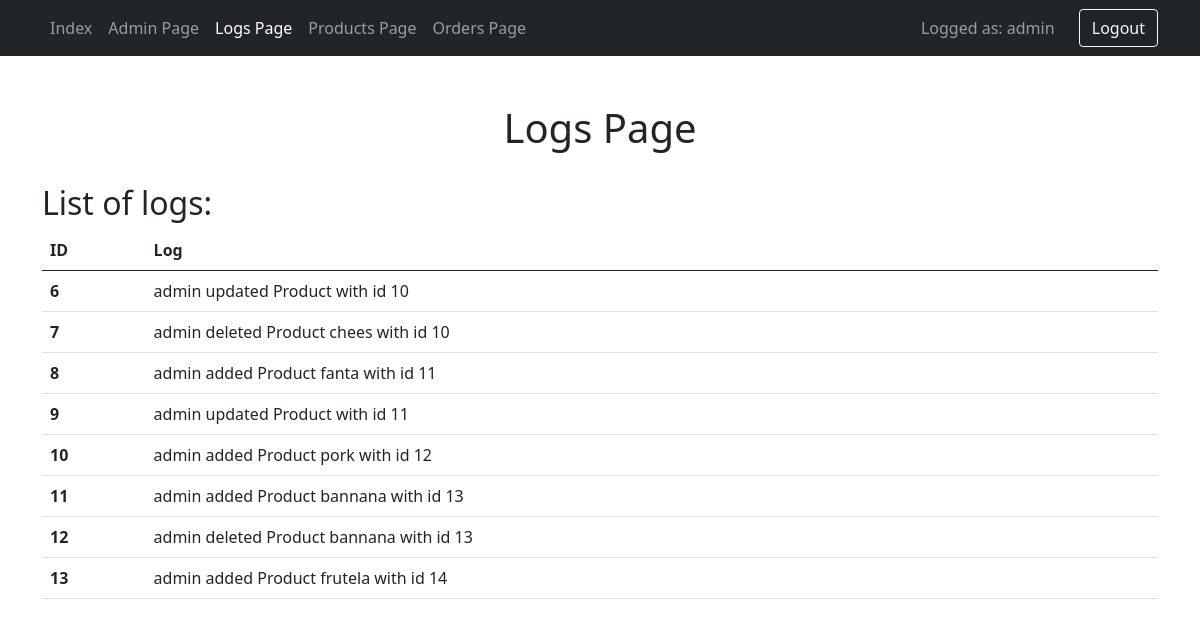
Page /logs.php (signed in) on the committed database.
### tables this page shows
CREATE TABLE `logs` (
  `id` int(11) NOT NULL,
  `log` varchar(255) NOT NULL
);

### Controller.php (called while the page is built, shortened)
<?php
require_once 'DbUsers.php';
require_once 'DbProducts.php';
class Controller {
    private DbProducts $productsDb;
    function __construct() {
        $this->productsDb = new DbProducts();
    }
    function getLogs() {
        return $this->productsDb->getDbLogs();
    }
}
?>

### DbProducts.php (called while the page is built, shortened)
<?php
require_once 'pdo.php';
class DbProducts {
    function getDbLogs(){
        global $pdo;
        $sql = 'SELECT * FROM logs';
        $statement = $pdo->prepare($sql);
        $statement->execute();
        return $statement->fetchAll(PDO::FETCH_ASSOC);
    }
}
?>

### logs.php (the view, shortened to what this page needs)
<?php
    require_once 'Controller.php';
    $controller = new Controller();
    if ($controller->isLogged()) {
        if (!$controller->isAdmin()) {
            header('Location: index.php');
        } else {
            $logs = $controller->getLogs();
        }
    } else {
        header('Location: login.php');
    }
?>
<!DOCTYPE html>
<html lang="en">
<head>
    <link href="https://cdn.jsdelivr.net/npm/bootstrap@5.0.2/dist/css/bootstrap.min.css" rel="stylesheet">
</head>
<body>
    <?php include 'navbar.php'; ?>
    <div class="container">
        <br><br>
        <h1 class="text-center">Logs Page</h1>
        <br>
        <h2>List of logs:</h2>
        <table class="table">
            <thead>
                <tr>
                    <th scope="col">ID</th>
                    <th scope="col">Log</th>
                </tr>
            </thead>
            <tbody>
                <?php foreach($logs as $log) { ?>
                    <tr>
                        <th scope="row"><?= $log['id']; ?></th>
                        <td><?= $log['log']; ?></td>
                    </tr>
                <?php } ?>
            </tbody>
        </table>
    </div>
</body>
</html>

### rows in the picture
logs: id "6", log "admin updated Product with id 10"
logs: id "7", log "admin deleted Product chees with id 10"
logs: id "8", log "admin added Product fanta with id 11"
logs: id "9", log "admin updated Product with id 11"
logs: id "10", log "admin added Product pork with id 12"
logs: id "11", log "admin added Product bannana with id 13"
logs: id "12", log "admin deleted Product bannana with id 13"
logs: id "13", log "admin added Product frutela with id 14"

### other values in the picture
$_SESSION['username'] "admin"
